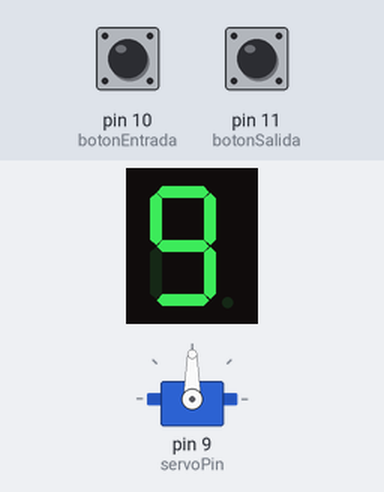
Simulated run of this sketch. Board: Arduino Uno, built with avr-gcc and run on an emulated ATmega328P. On the bench: 1-digit seven-segment display, servo. Wiring (inferred from the names in the program): 1-digit 7-segment display, segments lit when HIGH: segments pin 2, pin 3, pin 4, pin 5, pin 6, pin 7, pin 8. The test bench sets the inputs (shaded band); at power-on: pin 10 (botonEntrada) LOW, pin 11 (botonSalida) LOW. The segment pins are drawn as the display they are named for; what the sketch prints to the serial monitor is not drawn.

Above: at 1.2 s.
1.3 s: pin 10 (botonEntrada) pulled HIGH for 0.15 s
At 1.76 s:
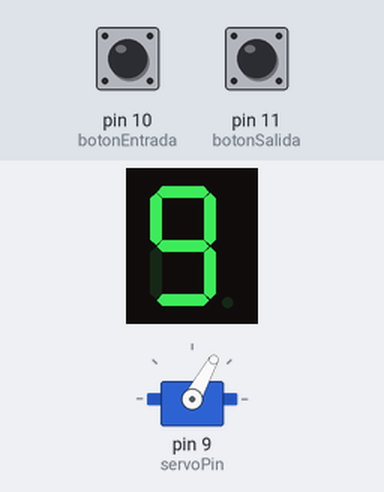
2.0 s: pin 11 (botonSalida) pulled HIGH for 3.2 s
At 3.4 s:
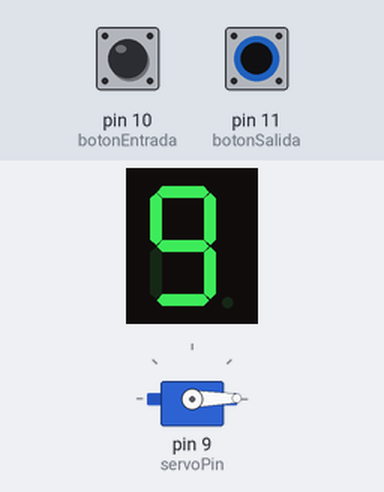
Timing chart, 0 to 10.2 s (numbered marks = the images above; inputs shaded):
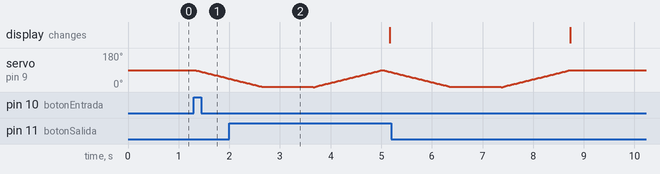

The sketch:

Estacionamiento.ino
```cpp
#include <Servo.h>

//variables para contador
int pines [] = {2,3,4,5,6,7,8}; //pines para display
byte num[] = {0B00111111,0B00000110,0B01011011,0B01001111,0B01100110,0B01101101,0B1111101,0B00000111,0B01111111,0B01101111};
int cont = 9;

//variables para botones
const int botonEntrada = 10;
const int botonSalida = 11;
int entrada = 0;
int salida = 0;

//variables de servomotor
int servoPin = 9;
Servo myservo;

void setup(){
  myservo.attach(servoPin);
  pinMode(botonEntrada,INPUT);
  pinMode(botonSalida,INPUT);
  for(int i = 0; i < 7; i++){
    pinMode(pines[i],OUTPUT);
  }
  Serial.begin(9600);
  Serial.println(cont);
  //contador inicia con 9
  for(int j = 0; j < 7; j++){
    digitalWrite(pines[j],bitRead(num[cont],j));
  }

}

void loop(){
  entrada = digitalRead(botonEntrada);
  salida = digitalRead(botonSalida);
  if(entrada == HIGH){
      if(cont == 0){
      }
      else{
         abrir();
         delay(1000);
         cerrar();
         cont--;
           Serial.println(cont);
         actualizarCont(cont);
      }
  }
  else if(salida == HIGH){
     if(cont == 9){
     }
     else{
        abrir();
        delay(1000);
        cerrar();
        cont++;
          Serial.println(cont);
        actualizarCont(cont);
     }
   }
}


void abrir(){
   for(int p = 90; p >= 1; p -= 1){
    myservo.write(p);
    delay(15);
  }
}

void cerrar(){
  for(int p = 0; p < 90; p+=1){
    myservo.write(p);
    delay(15);
  }
}

void actualizarCont(int c){
  for(int j = 0; j < 7; j++){
     digitalWrite(pines[j],bitRead(num[c],j));
  }
}
```

Measured:
- after the input at 1.3 s, servo on pin 9 (servoPin): moves from 90° to 45° over 0.66 s, starting at once
